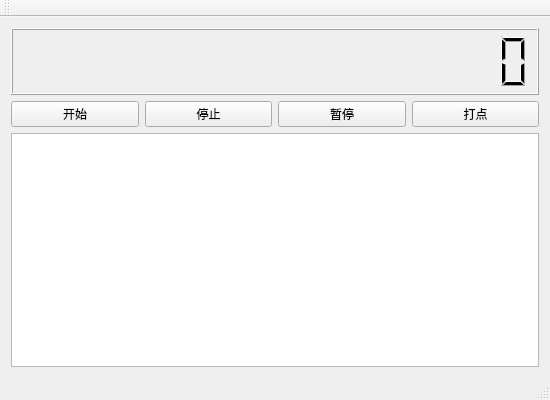
<?xml version="1.0" encoding="UTF-8"?>
<ui version="4.0">
 <class>MainWindow</class>
 <widget class="QMainWindow" name="MainWindow">
  <property name="geometry">
   <rect>
    <x>0</x>
    <y>0</y>
    <width>550</width>
    <height>400</height>
   </rect>
  </property>
  <property name="windowTitle">
   <string>秒表</string>
  </property>
  <widget class="QWidget" name="centralWidget">
   <layout class="QVBoxLayout" name="verticalLayout" stretch="2,1,7">
    <item>
     <widget class="QLCDNumber" name="lcdNumber">
      <property name="digitCount">
       <number>18</number>
      </property>
      <property name="value" stdset="0">
       <double>0.000000000000000</double>
      </property>
     </widget>
    </item>
    <item>
     <layout class="QHBoxLayout" name="horizontalLayout">
      <item>
       <widget class="QPushButton" name="btn_star">
        <property name="text">
         <string>开始</string>
        </property>
       </widget>
      </item>
      <item>
       <widget class="QPushButton" name="btn_stop">
        <property name="text">
         <string>停止</string>
        </property>
       </widget>
      </item>
      <item>
       <widget class="QPushButton" name="btn_pause">
        <property name="text">
         <string>暂停</string>
        </property>
       </widget>
      </item>
      <item>
       <widget class="QPushButton" name="btn_log">
        <property name="text">
         <string>打点</string>
        </property>
       </widget>
      </item>
     </layout>
    </item>
    <item>
     <widget class="QTextBrowser" name="textBrowser"/>
    </item>
   </layout>
  </widget>
  <widget class="QMenuBar" name="menuBar">
   <property name="geometry">
    <rect>
     <x>0</x>
     <y>0</y>
     <width>550</width>
     <height>23</height>
    </rect>
   </property>
  </widget>
  <widget class="QToolBar" name="mainToolBar">
   <attribute name="toolBarArea">
    <enum>TopToolBarArea</enum>
   </attribute>
   <attribute name="toolBarBreak">
    <bool>false</bool>
   </attribute>
  </widget>
  <widget class="QStatusBar" name="statusBar"/>
 </widget>
 <layoutdefault spacing="6" margin="11"/>
 <resources/>
 <connections/>
</ui>
